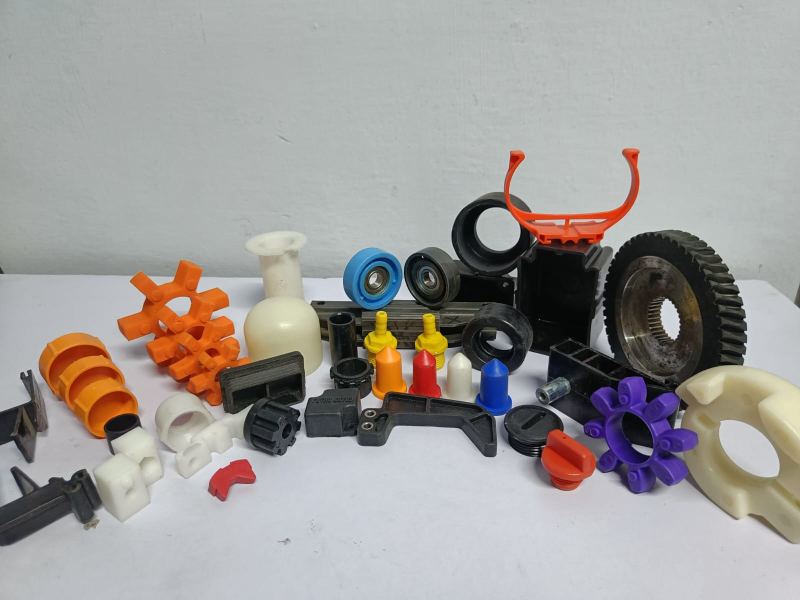
#> input picture WhatsApp Image 2026-11-13 at 2.03.02 PM.jpeg, 1600 x 1200 px, found by its file name (shown at 1/2 size)
$ python crop_dome.py
#> lines starting #> are read from the running program, lines starting #| are printed output that depends on the picture
from PIL import Image

im = Image.open('WhatsApp Image 2026-11-13 at 2.03.02 PM.jpeg')
#> im is the input picture: PIL image 1600x1200 RGB; mean R, G, B 158.8, 155.5, 152.9
w, h = im.size
#> w = 1600; h = 1200

# In crop_pc_region, x was 800 to 1400, y was 200 to 600
# Let's crop tighter around the dome: x in [850, 1350], y in [220, 580]
dome_crop = im.crop((850, 220, 1350, 580))
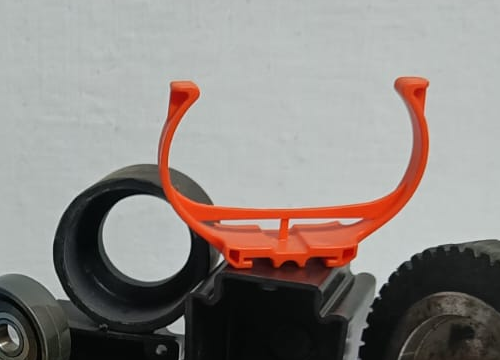
#> dome_crop: PIL image 500x360 RGB; mean R, G, B 142.6, 136.1, 132.2
dome_crop.save('assets/inspect_master/meter_cover_candidate.jpg')

print('Saved meter_cover_candidate.jpg:', dome_crop.size)
#| Saved meter_cover_candidate.jpg: (500, 360)

$ run again, with WhatsApp Image 2026-11-13 at 2.02.58 PM.jpeg copied over WhatsApp Image 2026-11-13 at 2.03.02 PM.jpeg
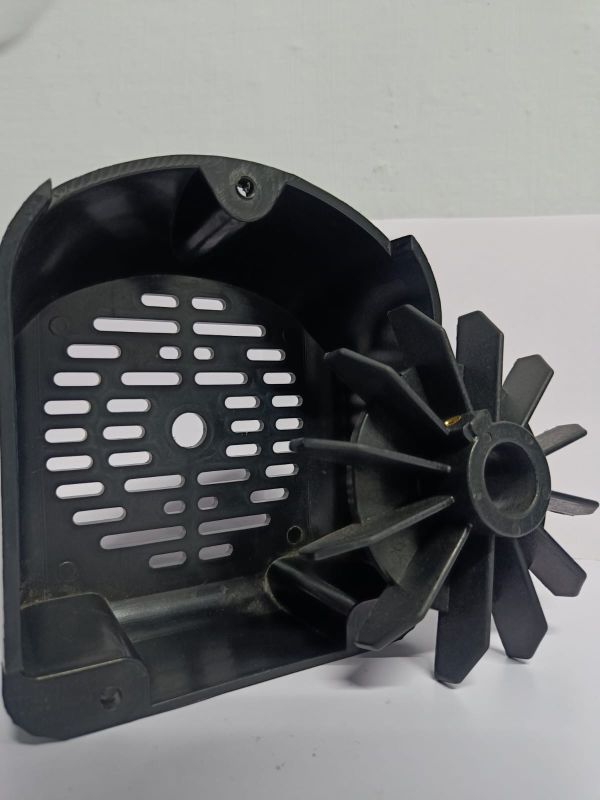
#> input picture WhatsApp Image 2026-11-13 at 2.02.58 PM.jpeg, 1200 x 1600 px, found by its file name (shown at 1/2 size)
#> im is the input picture: PIL image 1200x1600 RGB; mean R, G, B 110.9, 112, 112.5
#> `dome_crop = im.crop((850, 220, 1350, 580))`:
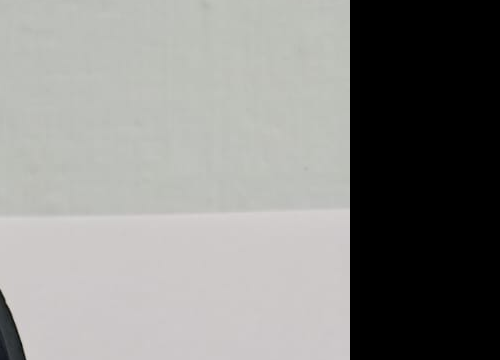
#> dome_crop: PIL image 500x360 RGB; mean R, G, B 136, 135.8, 133.3
#| Saved meter_cover_candidate.jpg: (500, 360)

$ run again, with WhatsApp Image 2026-11-13 at 2.02.59 PM.jpeg copied over WhatsApp Image 2026-11-13 at 2.03.02 PM.jpeg
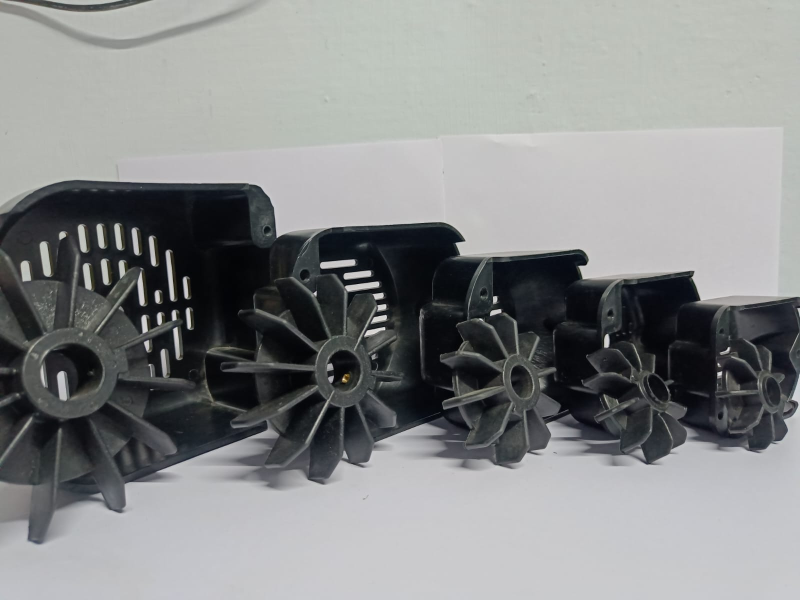
#> input picture WhatsApp Image 2026-11-13 at 2.02.59 PM.jpeg, 1600 x 1200 px, found by its file name (shown at 1/2 size)
#> im is the input picture: PIL image 1600x1200 RGB; mean R, G, B 135.6, 137.4, 137.7
#> `dome_crop = im.crop((850, 220, 1350, 580))`:
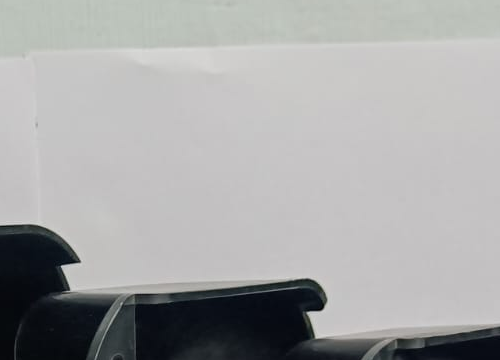
#> dome_crop: PIL image 500x360 RGB; mean R, G, B 166.3, 166.8, 166.8
#| Saved meter_cover_candidate.jpg: (500, 360)

$ run again, with WhatsApp Image 2026-11-13 at 2.03.00 PM.jpeg copied over WhatsApp Image 2026-11-13 at 2.03.02 PM.jpeg
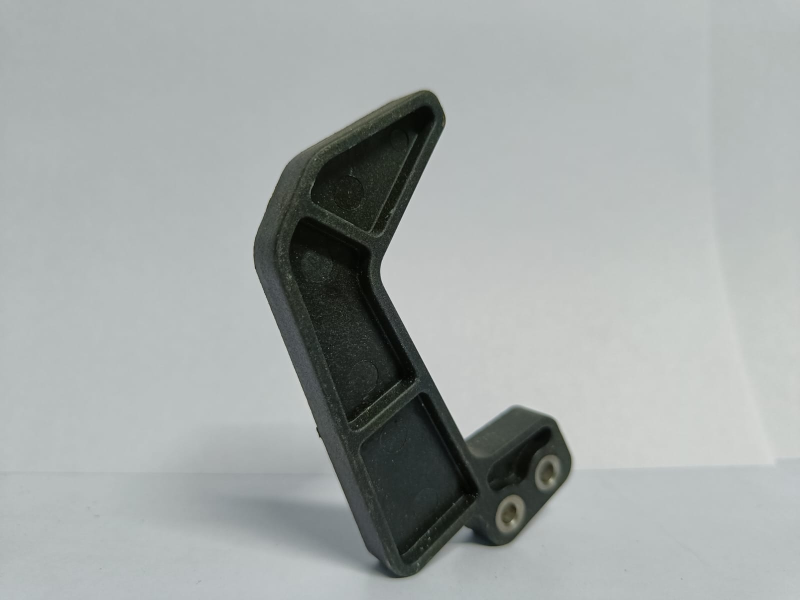
#> input picture WhatsApp Image 2026-11-13 at 2.03.00 PM.jpeg, 1600 x 1200 px, found by its file name (shown at 1/2 size)
#> im is the input picture: PIL image 1600x1200 RGB; mean R, G, B 163.1, 168.4, 167.2
#> `dome_crop = im.crop((850, 220, 1350, 580))`:
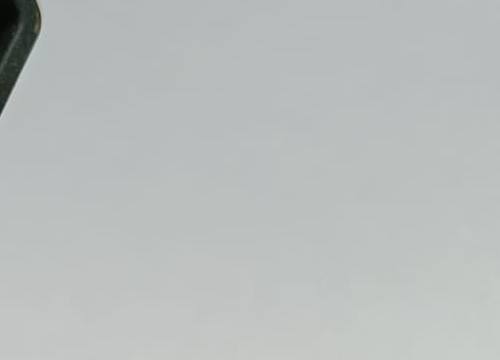
#> dome_crop: PIL image 500x360 RGB; mean R, G, B 185, 189.5, 188.6
#| Saved meter_cover_candidate.jpg: (500, 360)
